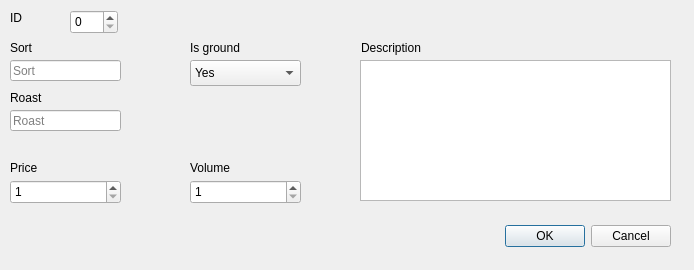
<?xml version="1.0" encoding="UTF-8"?>
<ui version="4.0">
 <class>Dialog</class>
 <widget class="QDialog" name="Dialog">
  <property name="geometry">
   <rect>
    <x>0</x>
    <y>0</y>
    <width>694</width>
    <height>270</height>
   </rect>
  </property>
  <property name="windowTitle">
   <string>Dialog</string>
  </property>
  <widget class="QDialogButtonBox" name="buttonBox">
   <property name="geometry">
    <rect>
     <x>20</x>
     <y>220</y>
     <width>651</width>
     <height>32</height>
    </rect>
   </property>
   <property name="orientation">
    <enum>Qt::Horizontal</enum>
   </property>
   <property name="standardButtons">
    <set>QDialogButtonBox::Cancel|QDialogButtonBox::Ok</set>
   </property>
  </widget>
  <widget class="QLabel" name="label">
   <property name="geometry">
    <rect>
     <x>10</x>
     <y>40</y>
     <width>60</width>
     <height>16</height>
    </rect>
   </property>
   <property name="text">
    <string>Sort</string>
   </property>
  </widget>
  <widget class="QLabel" name="label_2">
   <property name="geometry">
    <rect>
     <x>10</x>
     <y>90</y>
     <width>60</width>
     <height>16</height>
    </rect>
   </property>
   <property name="text">
    <string>Roast</string>
   </property>
  </widget>
  <widget class="QLabel" name="label_3">
   <property name="geometry">
    <rect>
     <x>190</x>
     <y>40</y>
     <width>60</width>
     <height>16</height>
    </rect>
   </property>
   <property name="text">
    <string>Is ground</string>
   </property>
  </widget>
  <widget class="QLabel" name="label_5">
   <property name="geometry">
    <rect>
     <x>10</x>
     <y>160</y>
     <width>60</width>
     <height>16</height>
    </rect>
   </property>
   <property name="text">
    <string>Price</string>
   </property>
  </widget>
  <widget class="QLabel" name="label_6">
   <property name="geometry">
    <rect>
     <x>190</x>
     <y>160</y>
     <width>60</width>
     <height>16</height>
    </rect>
   </property>
   <property name="text">
    <string>Volume</string>
   </property>
  </widget>
  <widget class="QLabel" name="label_4">
   <property name="geometry">
    <rect>
     <x>361</x>
     <y>40</y>
     <width>81</width>
     <height>16</height>
    </rect>
   </property>
   <property name="text">
    <string>Description</string>
   </property>
  </widget>
  <widget class="QLineEdit" name="sort">
   <property name="geometry">
    <rect>
     <x>10</x>
     <y>60</y>
     <width>111</width>
     <height>21</height>
    </rect>
   </property>
   <property name="placeholderText">
    <string>Sort</string>
   </property>
  </widget>
  <widget class="QLineEdit" name="roast">
   <property name="geometry">
    <rect>
     <x>10</x>
     <y>110</y>
     <width>111</width>
     <height>21</height>
    </rect>
   </property>
   <property name="placeholderText">
    <string>Roast</string>
   </property>
  </widget>
  <widget class="QComboBox" name="is_ground">
   <property name="geometry">
    <rect>
     <x>190</x>
     <y>60</y>
     <width>111</width>
     <height>26</height>
    </rect>
   </property>
   <property name="editable">
    <bool>false</bool>
   </property>
   <property name="currentText">
    <string>Yes</string>
   </property>
   <item>
    <property name="text">
     <string>Yes</string>
    </property>
   </item>
   <item>
    <property name="text">
     <string>No</string>
    </property>
   </item>
  </widget>
  <widget class="QSpinBox" name="price">
   <property name="geometry">
    <rect>
     <x>10</x>
     <y>180</y>
     <width>111</width>
     <height>24</height>
    </rect>
   </property>
   <property name="minimum">
    <number>1</number>
   </property>
   <property name="maximum">
    <number>10000</number>
   </property>
  </widget>
  <widget class="QSpinBox" name="volume">
   <property name="geometry">
    <rect>
     <x>190</x>
     <y>180</y>
     <width>111</width>
     <height>24</height>
    </rect>
   </property>
   <property name="minimum">
    <number>1</number>
   </property>
   <property name="maximum">
    <number>10000</number>
   </property>
   <property name="value">
    <number>1</number>
   </property>
  </widget>
  <widget class="QTextEdit" name="description">
   <property name="geometry">
    <rect>
     <x>360</x>
     <y>60</y>
     <width>311</width>
     <height>141</height>
    </rect>
   </property>
  </widget>
  <widget class="QSpinBox" name="id">
   <property name="geometry">
    <rect>
     <x>70</x>
     <y>10</y>
     <width>48</width>
     <height>24</height>
    </rect>
   </property>
  </widget>
  <widget class="QLabel" name="label_id">
   <property name="geometry">
    <rect>
     <x>10</x>
     <y>10</y>
     <width>60</width>
     <height>16</height>
    </rect>
   </property>
   <property name="text">
    <string>ID</string>
   </property>
  </widget>
 </widget>
 <resources/>
 <connections>
  <connection>
   <sender>buttonBox</sender>
   <signal>accepted()</signal>
   <receiver>Dialog</receiver>
   <slot>accept()</slot>
   <hints>
    <hint type="sourcelabel">
     <x>248</x>
     <y>254</y>
    </hint>
    <hint type="destinationlabel">
     <x>157</x>
     <y>274</y>
    </hint>
   </hints>
  </connection>
  <connection>
   <sender>buttonBox</sender>
   <signal>rejected()</signal>
   <receiver>Dialog</receiver>
   <slot>reject()</slot>
   <hints>
    <hint type="sourcelabel">
     <x>316</x>
     <y>260</y>
    </hint>
    <hint type="destinationlabel">
     <x>286</x>
     <y>274</y>
    </hint>
   </hints>
  </connection>
 </connections>
</ui>
